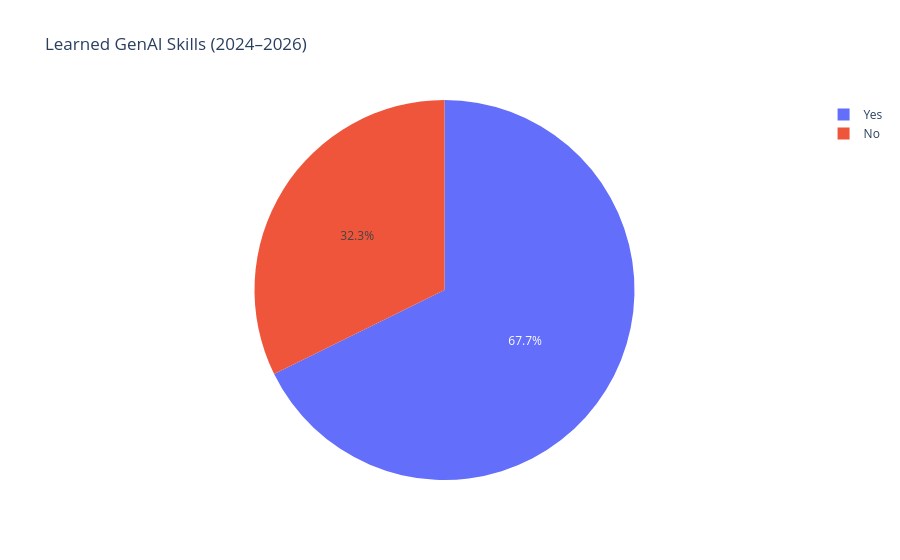

Here is the notebook cell this chart was saved with:
### Code cell
# GenAI Skills Learned — Pie Chart
fig = px.pie(
    df,
    names='learned_genai_skills_2024_2026',
    title='Learned GenAI Skills (2024–2026)'
)

fig.show()

### Figure 1 — Plotly figure (JSON) as saved in the notebook; plotly's stock layout.template omitted (floating-point values rounded to 4 significant figures; data arrays with more than 128 entries replaced by an {"elided": "..."} marker saying what was removed)
{"data": [{"domain": {"x": [0, 1], "y": [0, 1]}, "hovertemplate": "learned_genai_skills_2024_2026=%{label}<extra></extra>", "labels": {"elided": "12000 str values"}, "legendgroup": "", "name": "", "showlegend": true, "type": "pie"}], "layout": {"legend": {"tracegroupgap": 0}, "title": {"text": "Learned GenAI Skills (2024–2026)"}}}
